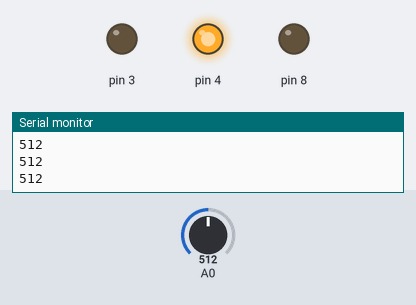
This sketch was run on a simulated Arduino Uno, built with avr-gcc and run on an emulated ATmega328P. Shown: output pins drawn as LEDs (lit = HIGH), the last lines printed to the serial monitor. Inputs (shaded band) come from the test bench; at power-on: A0 = 512.

Above: at 1.2 s.
1.3 s: A0 set to 218
2.8 s: A0 set to 183
At 3.1 s:
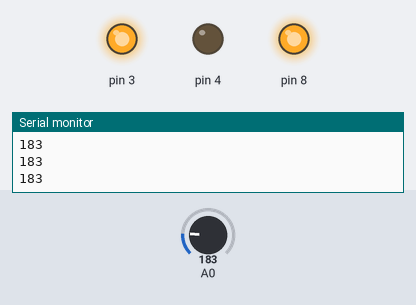
4.3 s: A0 set to 210
At 5.5 s:
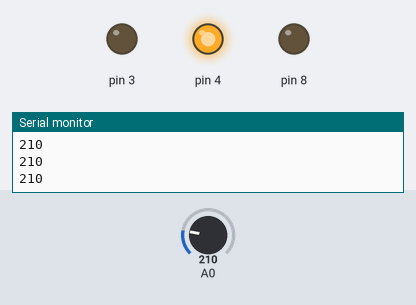
5.8 s: A0 set to 190
At 6.8 s:
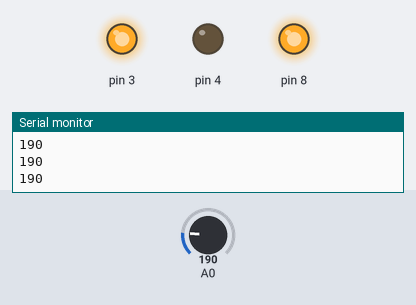
Timing chart, 0 to 8.3 s (numbered marks = the images above; inputs shaded):
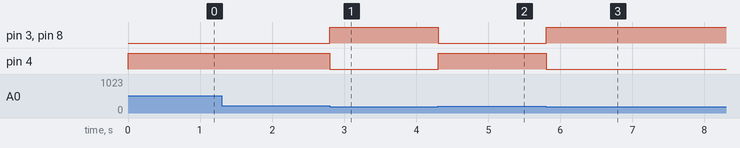

The sketch:

frantic_esboo1.ino
```cpp
// C++ code
//
int soilmoisture = 0;

void setup()
{
  pinMode(A0, INPUT);
  Serial.begin(9600);
  pinMode(8, OUTPUT);
  pinMode(4, OUTPUT);
  pinMode(3, OUTPUT);
}

void loop()
{
  soilmoisture = analogRead(A0);
  Serial.println(soilmoisture);
  if (soilmoisture <= 200) {
    digitalWrite(8, HIGH);
    digitalWrite(4, LOW);
    digitalWrite(3, HIGH);
  } else {
    digitalWrite(8, LOW);
    digitalWrite(4, HIGH);
    digitalWrite(3, LOW);
  }
  delay(10); // Delay a little bit to improve simulation performance
}
```

Measured:
- the behaviour switches between 201 and 200 on A0 (found by bisection; images 0 and 1)
- after the input at 2.8 s, pin 3, pin 8: LOW → HIGH at once; pin 4: HIGH → LOW at once
- after the input at 4.3 s, pin 3, pin 8: HIGH → LOW at once; pin 4: LOW → HIGH at once
- after the input at 5.8 s, pin 3, pin 8: LOW → HIGH at once; pin 4: HIGH → LOW at once
